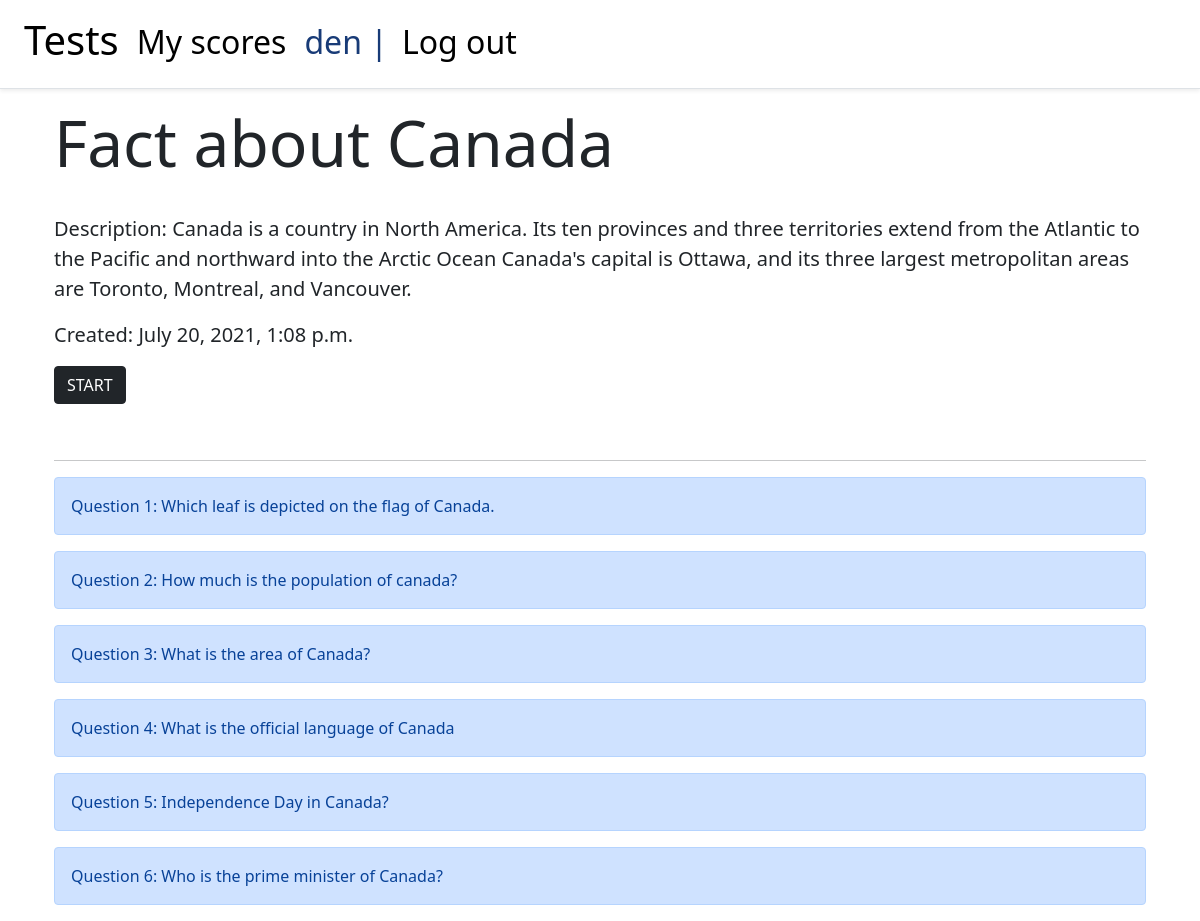
/2/ (signed in), run on the app's committed database.
### tests/models.py (models this page shows, shortened)
class Test(models.Model):
    title = models.CharField(max_length=200, blank=True, null=True, unique=True)
    questions = models.ManyToManyField(Question, related_name="test", blank=True)
    description = models.CharField(max_length=280, blank=True)
    image_src = models.CharField(max_length=120, blank=True, default="https://source.unsplash.com/random")
    created_at = models.DateTimeField(auto_now_add=True)

class Question(models.Model):
    text = models.TextField()
    options = models.ManyToManyField(Option, related_name='question_set')
    right_option = models.ForeignKey(Option, on_delete=models.CASCADE, related_name='question')

### tests/views.py (the view)
# urls.py: path('<int:pk>/', TestDetailView.as_view(), name='post_detail'),
class TestDetailView(DetailView):
    model = Test
    template_name = 'tests/detail.html'

### templates/tests/detail.html (shortened to what this page needs)
{% extends '_base.html' %}
{% block content %}
<div class="container">
<h1 class="post__title">{{test.title}}</h1>
<p class="lead">
    Description: {{test.description}}
</p>
<p class="lead">
    Created: {{test.created_at}}
</p>
<a href="{% url 'start' test.id %}" type="button" class="btn btn-dark glow" style="margin-bottom: 5vh;">START</a>
<hr/>
<div>
    {% for question in test.questions.all %}
    <div class = "alert alert-primary" role="alert">
        Question {{forloop.counter}}:  {{question.text}}
    </div>
    {% endfor %}
</div>
{% endblock content %}

### templates/_base.html (shortened to what this page needs)
{% load static %}
<!DOCTYPE html>
<html>
<head>
    <link rel="stylesheet" href="{% static 'css/base.css' %}">
    <link rel="stylesheet" href="{% static 'css/register.css' %}">
    <link rel="stylesheet" href="{% static 'css/table.css' %}">
    <link href="https://cdn.jsdelivr.net/npm/bootstrap@5.0.0-beta2/dist/css/bootstrap.min.css" rel="stylesheet">
</head>
<body>
    <header>
        <div class="d-flex flex-column flex-md-row align-items-center p-3 px-md-4
        mb-3 bg-white border-bottom shadow-sm">
            <a href="/" class="title__nav"><h1>Tests</h1></a>
            <a  href="{% url 'myscores' %}" class="title__nav"><h2 class="create__nav">My scores</h2></a>
            {% if user.is_authenticated %}
            <div class="title__nav" style="margin-right: 14px;"><h2 class="user__nav">{{user.username}} |</h2></div>
            <a href="{% url 'logout' %}" class="title__nav"><h2 class="create__nav">Log out</h2></a>
            {% else %}
            <a  href="{% url 'register' %}" class="title__nav"><h2 class="create__nav">Sign up</h2></a>
            <a href="{% url 'login' %}" class="title__nav"><h2 class="create__nav">Sign in</h2></a>
            {% endif %}
        </div>
    </header>
        <div class="container">
            {% block content %}
            {% endblock content %}
        </div>
</body>
</html>

### static/css/base.css (style rules this page uses)
.title__nav { text-decoration: none; color: black; margin-right: 1.5vw; }
.create__nav { padding-top: 5px; }
.user__nav { padding-top: 5px; color:#183b77; }
.post__title { font-size: 8vh; margin-bottom: 4vh; }
.glow { animation: glowing 1300ms infinite; }

### data on the page
Test: title "Fact about Canada", description "Canada is a country in North America. Its ten provinces and three territories extend from the Atlantic to the Pacific and northward into the Arctic Ocean Canada's capital is Ottawa, and its three largest metropolitan areas are Toronto, Montreal, and Vancouver.", created_at "July 20, 2021, 1:08 p.m."
Question: text "Which leaf is depicted on the flag of Canada."
Question: text "How much is the population of canada?"
Question: text "What is the area of Canada?"
Question: text "What is the official language of Canada"
Question: text "Independence Day in Canada?"
Question: text "Who is the prime minister of Canada?"

### other printed values
{{ user.username }} "den"
